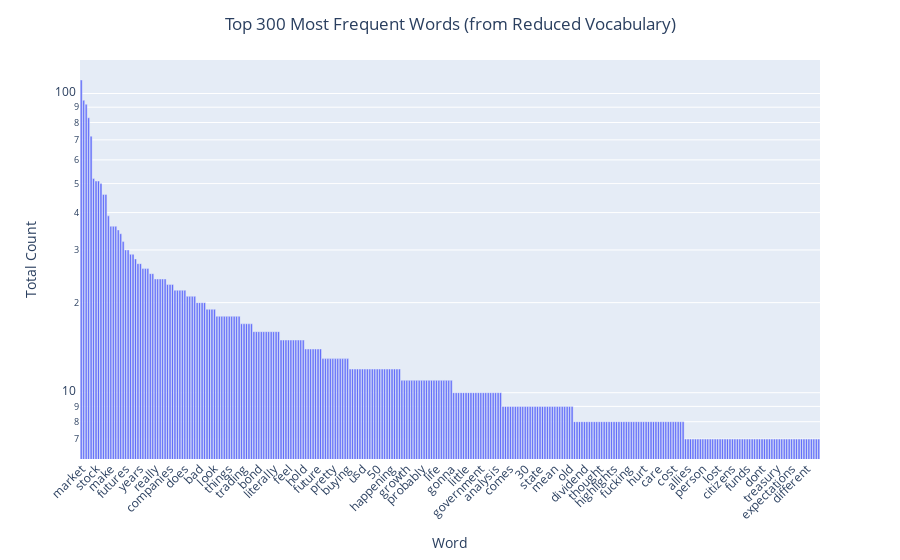

Here is the notebook cell this chart was saved with:
### Markdown cell above
### >>> Exercise 15
Now, we introduce log function to our graph above to see it in a better scaling

### Code cell
#just add the log function

vect = CountVectorizer(stop_words='english', #we cut off common english words
                       min_df=5, #means minimum it appears in 5 docs to be considered, but yeah these 2 are hyperparameters we can do trial and error
                       max_df=0.85, #means max it appears in 85% of our docs
                       max_features=10000) #we can also still put limit

df_counts_reduced = vect.fit_transform(df.text)

# calc the freq from new reduced matrix
term_frequencies_reduced = df_counts_reduced.sum(axis=0).A1
vocab_reduced = vect.get_feature_names_out() #collect the words

freq_df_reduced = pd.DataFrame({'Term' : vocab_reduced, 'Frequency': term_frequencies_reduced}) #make dataframe
sorted_freq_df_reduced = freq_df_reduced.sort_values(by='Frequency', ascending=False)


num_terms_to_plot = 300 #set our words limit
top_df = sorted_freq_df_reduced.head(num_terms_to_plot)

#same plotting as befor
fig = px.bar(top_df,
             x='Term',
             y='Frequency',
             log_y= True, # enabling long for freq
             labels={'Term': 'Word', 'Frequency': 'Total Count'},
             hover_name='Term',
             hover_data={'Frequency': True, 'Term': False}
             )

fig.update_layout(
    title_text=f'Top {num_terms_to_plot} Most Frequent Words (from Reduced Vocabulary)',
    title_x=0.5,
    title_xanchor='center',
    xaxis_tickangle=-45
)
fig.show()

### Figure 1 — Plotly figure (JSON) as saved in the notebook; plotly's stock layout.template omitted (floating-point values rounded to 4 significant figures; data arrays with more than 128 entries replaced by an {"elided": "..."} marker saying what was removed)
{"data": [{"hovertemplate": "<b>%{hovertext}</b><br><br>Total Count=%{y}<extra></extra>", "hovertext": {"elided": "300 str values"}, "legendgroup": "", "marker": {"color": "#636efa", "pattern": {"shape": ""}}, "name": "", "orientation": "v", "showlegend": false, "textposition": "auto", "type": "bar", "x": {"elided": "300 str values"}, "xaxis": "x", "y": {"elided": "300 int values"}, "yaxis": "y"}], "layout": {"barmode": "relative", "legend": {"tracegroupgap": 0}, "margin": {"t": 60}, "title": {"text": "Top 300 Most Frequent Words (from Reduced Vocabulary)", "x": 0.5, "xanchor": "center"}, "xaxis": {"anchor": "y", "domain": [0, 1], "tickangle": -45, "title": {"text": "Word"}}, "yaxis": {"anchor": "x", "domain": [0, 1], "title": {"text": "Total Count"}, "type": "log"}}}
